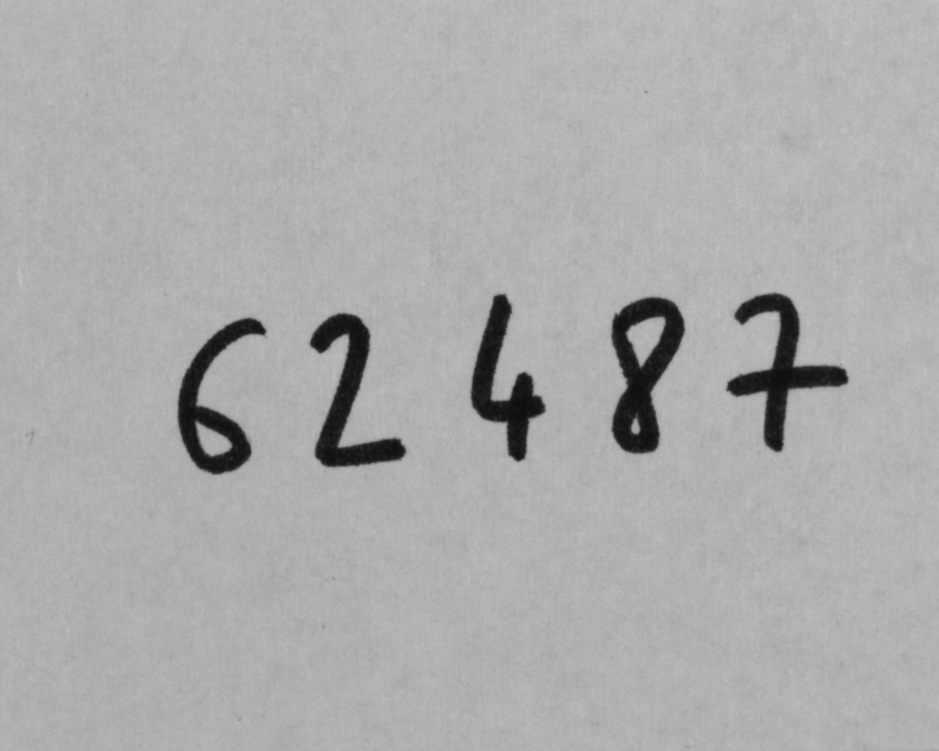
#> input picture code0.tif, 939 x 751 px, shrunk from 1280 x 1024 before the run; its folder holds 6 pictures in this run
$ python project.py
#> lines starting #> are read from the running program, lines starting #| are printed output that depends on the picture; after the words box and inside, x2 and y2 are one past the last pixel; in counts of white or black regions, pixels touching at a corner belong together
from PIL import Image, ImageOps  # Importing necessary libraries for image processing
import numpy as np  # Importing numpy for numerical operations
import matplotlib.pyplot as plt  # Importing matplotlib for plotting histograms
from scipy.ndimage import label, find_objects  # Importing functions for labeling and finding objects in the image
from scipy.ndimage import generate_binary_structure  # Importing function to generate a binary structure
import pandas as pd
from scipy.ndimage import center_of_mass
from sklearn.model_selection import train_test_split
from sklearn.neighbors import KNeighborsClassifier
from sklearn.metrics import accuracy_score
from sklearn.preprocessing import StandardScaler
from cv2 import dilate


def show_image(image):
    """
    Displays a given image using matplotlib.

    Parameters:
    - image: numpy array or PIL image to be displayed.
    """
    plt.imshow(image, cmap='gray')  # Display the image in grayscale
    plt.axis('off')  # Hide the axis
    plt.show()  # Show the plot

def compute_histograms(image, NIV):
    """
    Computes the histogram and cumulative histogram of a grayscale image.

    Parameters:
    - image: 2D numpy array representing a grayscale image.
    - NIV: Number of intensity values (usually 255 for 8-bit images).

    Returns:
    - histogram: Array containing the frequency of each intensity value.
    - cumulative_histogram: Array containing the cumulative frequency of intensity values.
    """
    if len(image.shape) != 2:  # Check if the image is grayscale
        raise ValueError("The image must be in grayscale")

    histogram = np.zeros(NIV, dtype=int)  # Initialize histogram with zeros
    for pixel_value in image.flatten():  # Iterate over each pixel value in the image
        histogram[pixel_value] += 1  # Increment the corresponding histogram bin

    cumulative_histogram = [0] * len(histogram)  # Initialize cumulative histogram
    cumulative_sum = 0  # Initialize cumulative sum
    for i in range(len(histogram)):  # Compute the cumulative histogram
        cumulative_sum += histogram[i]
        cumulative_histogram[i] = cumulative_sum

    return histogram, cumulative_histogram  # Return the histogram and cumulative histogram

def visualize_histograms(image, image_path, NIV):
    """
    Visualizes the histogram and cumulative histogram of a given grayscale image.

    Parameters:
    - image: PIL image to be analyzed.
    - image_path: Path or identifier for the image (used in plot titles).
    - NIV: Number of intensity values (usually 255 for 8-bit images).
    """
    image_array = np.array(image)  # Convert the image to a numpy array

    histogram, cumulative_histogram = compute_histograms(image_array, NIV)  # Compute the histograms

    plt.figure(figsize=(12, 5))  # Create a figure with a specific size

    plt.subplot(1, 2, 1)  # Create a subplot for the histogram
    plt.bar(range(NIV), histogram)  # Plot the histogram
    plt.xlabel('Gray level')  # Set x-axis label
    plt.ylabel('Frequency')  # Set y-axis label
    plt.title(f'Histogram for {image_path}')  # Set the title

    plt.subplot(1, 2, 2)  # Create a subplot for the cumulative histogram
    plt.bar(range(NIV), cumulative_histogram, color='r')  # Plot the cumulative histogram
    plt.xlabel('Gray level')  # Set x-axis label
    plt.ylabel('Cumulative frequency')  # Set y-axis label
    plt.title(f'Cumulative Histogram for {image_path}')  # Set the title

    plt.tight_layout()  # Adjust the layout
    plt.show()  # Show the plot

def combined_binary_np(image, threshold1=127, threshold2=200):
    """
    Generates a combined binary image based on two threshold values.

    Parameters:
    - image: PIL image to be binarized.
    - threshold1: First threshold value.
    - threshold2: Second threshold value.

    Returns:
    - combined_binary: Numpy array representing the combined binary image.
    """
    binary1 = image.point(lambda p: p > threshold1 and 255)  # Apply first threshold
    binary2 = image.point(lambda p: p > threshold2 and 255)  # Apply second threshold
    binary1_np = np.array(binary1)  # Convert the first binary image to numpy array
    binary2_np = np.array(binary2)  # Convert the second binary image to numpy array
    return np.logical_or(binary1_np, binary2_np)  # Combine the binary images using logical OR

def binarized(image, threshold1=127, threshold2=200):
    """
    Inverts a combined binary image to make it suitable for further processing.

    Parameters:
    - image: PIL image to be binarized.
    - threshold1: First threshold value.
    - threshold2: Second threshold value.

    Returns:
    - combined_binary: Inverted binary PIL image.
    """
    combined_binary_numpy = combined_binary_np(image, threshold1, threshold2) * 255  # Combine and scale the binary image
    combined_binary = Image.fromarray(combined_binary_numpy.astype(np.uint8))  # Convert the numpy array to PIL image
    return ImageOps.invert(combined_binary)  # Invert the binary image

def dilate_image(binary_image, kernel_size=(3, 3)):
    """
    Performs dilation on a binary image using a specified kernel size.

    Parameters:
    - binary_image: PIL.Image object
        The binary image to be dilated.
    - kernel_size: tuple of two ints, default (3, 3)
        The size of the kernel used for dilation.

    Returns:
    - dilated_image: PIL.Image object
        The dilated image.
    """
    # Convert the binary image from PIL format to a numpy array
    binary_image_np = np.array(binary_image)

    # Create a kernel (structuring element) for dilation
    kernel = np.ones(kernel_size, np.uint8)

    # Perform dilation on the numpy array image using the kernel
    # `iterations=1` indicates the dilation is applied once
    dilated_image_np = dilate(binary_image_np, kernel, iterations=1)

    # Convert the dilated numpy array back to a PIL image
    dilated_image = Image.fromarray(dilated_image_np)

    # Return the dilated PIL image
    return dilated_image

def isolate_digits(binary_image, save_path="digit_"):
    """
    Isolates individual digits from a binary image and saves them as separate images.

    Parameters:
    - binary_image: Binary PIL image containing digits.
    - save_path: Path prefix for saving isolated digit images.

    Returns:
    - isolated_digits: List of isolated digit images as PIL images.
    """
    binary_array = np.array(binary_image) // 255  # Convert the binary image to numpy array and scale to 0-1
    structure = generate_binary_structure(2, 1)  # Generate binary structure for labeling
    labeled_array, num_features = label(binary_array, structure=structure)  # Label connected components
    objects_slices = find_objects(labeled_array)  # Find the objects (digits)
    objects_slices = sorted(objects_slices, key=lambda x: x[1].start)  # Sort objects by their position
    isolated_digits = []  # Initialize list to store isolated digits
    for i, obj_slice in enumerate(objects_slices):  # Iterate over each object
        if obj_slice:
            isolated_digit = binary_array[obj_slice]  # Extract the isolated digit
            isolated_digit_image = Image.fromarray((isolated_digit * 255).astype(np.uint8))  # Convert to PIL image
            isolated_digit_image.save(f'{save_path}{i}.png')  # Save the isolated digit
            isolated_digits.append(isolated_digit_image)  # Append to the list
    return isolated_digits  # Return the list of isolated digits

def dilate(image_np, direction):
    """
    Performs dilation on an image in a specified direction.

    Parameters:
    - image_np: Numpy array representing the image to be dilated.
    - direction: Direction of dilation ('left', 'right', 'up', 'down').

    Returns:
    - dilated: Numpy array representing the dilated image.
    """
    height, width = image_np.shape  # Get the dimensions of the image
    dilated = np.zeros_like(image_np)  # Initialize an array for the dilated image

    if direction == 'left':  # Dilation to the left
        for x in range(height):
            for y in range(width):
                if image_np[x, y] == 255:
                    dilated[x, :y+1] = 255
    elif direction == 'right':  # Dilation to the right
        for x in range(height):
            for y in range(width-1, -1, -1):
                if image_np[x, y] == 255:
                    dilated[x, y:] = 255
    elif direction == 'up':  # Dilation upwards
        for y in range(width):
            for x in range(height):
                if image_np[x, y] == 255:
                    dilated[:x+1, y] = 255
    elif direction == 'down':  # Dilation downwards
        for y in range(width):
            for x in range(height-1, -1, -1):
                if image_np[x, y] == 255:
                    dilated[x:, y] = 255

    return dilated  # Return the dilated image

def find_cavities(image_np):
    """
    Identifies cavities in an image by performing dilations in all four directions.

    Parameters:
    - image_np: Numpy array representing the image to be analyzed.

    Returns:
    - cavities: Dictionary of numpy arrays representing cavities in different directions.
    """
    dilate_left = dilate(image_np, 'left')  # Dilate the image to the left
    dilate_right = dilate(image_np, 'right')  # Dilate the image to the right
    dilate_up = dilate(image_np, 'up')  # Dilate the image upwards
    dilate_down = dilate(image_np, 'down')  # Dilate the image downwards

    cavity_east = dilate_right & dilate_up & dilate_down & ~dilate_left  # Find cavities in the east
    cavity_west = dilate_left & dilate_up & dilate_down & ~dilate_right  # Find cavities in the west
    cavity_north = dilate_up & dilate_left & dilate_right & ~dilate_down  # Find cavities in the north
    cavity_south = dilate_down & dilate_left & dilate_right & ~dilate_up  # Find cavities in the south
    cavity_center = dilate_left & dilate_right & dilate_up & dilate_down  # Find cavities in the center

    cavities = {  # Create a dictionary of cavities
        'east': cavity_east & ~image_np,
        'west': cavity_west & ~image_np,
        'north': cavity_north & ~image_np,
        'south': cavity_south & ~image_np,
        'center': cavity_center & ~image_np
    }

    return cavities  # Return the dictionary of cavities

def save_cavities(cavities, i):
    """
    Saves the identified cavities as images and displays them.

    Parameters:
    - cavities: Dictionary of numpy arrays representing cavities in different directions.
    - i: Index of the digit (used for naming the saved images).
    """
    for direction, cavity in cavities.items():  # Iterate over each cavity direction
        cavity_image = Image.fromarray((cavity > 0).astype(np.uint8) * 255)  # Convert to PIL image
        cavity_image.save(f"cavityImages/cavity_digit_{i+1}_{direction}.png")  # Save the cavity image
        # print(f"Cavité du chiffre {i+1} - {direction}")  # Print the cavity information
        # show_image(cavity_image)  # Display the cavity image

def extract_cavity_features(cavities):
    """
    Extracts features from cavity images for KNN classification.

    Parameters:
    - cavities: Dictionary of numpy arrays representing cavities in different directions.

    Returns:
    - features: Dictionary containing extracted features.
    """
    features = {}
    for direction, cavity in cavities.items():
        cavity_pixels = np.sum(cavity)  # Number of pixels in the cavity
        if cavity_pixels > 0:
            centroid = center_of_mass(cavity)  # Position of the centroid
        else:
            centroid = (0, 0)
        features[f'{direction}_pixels'] = cavity_pixels
        features[f'{direction}_centroid_x'] = centroid[0]
        features[f'{direction}_centroid_y'] = centroid[1]
    return features

def create_features_dataframe(isolated_digits, train_labels):
    """
    Creates a DataFrame of features extracted from isolated digit images.

    Parameters:
    - isolated_digits: List of isolated digit images as PIL images.

    Returns:
    - df: DataFrame containing features for each digit.
    """
    data = []
    for digit_index, digit_image in enumerate(isolated_digits):
        img = np.array(digit_image)
        cavities = find_cavities(img)
        features = extract_cavity_features(cavities)
        features['label'] = train_labels[digit_index]
        data.append(features)

    df = pd.DataFrame(data)

    return df

def train_knn_classifier(df):
    X = df.drop(columns=['label'])
    y = df['label']

    # Standardize the features
    scaler = StandardScaler()
    X_scaled = scaler.fit_transform(X)

    X_train, X_test, y_train, y_test = train_test_split(X_scaled, y, test_size=0.2, random_state=42)
    knn = KNeighborsClassifier(n_neighbors=3)
    knn.fit(X_train, y_train)
    y_pred = knn.predict(X_test)
    accuracy = accuracy_score(y_test, y_pred)
    print(f'KNN Classifier Accuracy: {accuracy * 100:.2f}%')
    return knn, scaler

def predict_digit(knn, scaler,image_path, train_labels):

    image = Image.open(image_path).convert('L')
    binary_image = binarized(image)
    isolated_digits = isolate_digits(binary_image,'predict_digit_')
    df = create_features_dataframe(isolated_digits, train_labels)
    X = df.drop(columns=['label'])

    # Standardize the features
    X_scaled = scaler.transform(X)

    predictions = knn.predict(X_scaled)
    print(f'Predicted digits: {predictions}')
    return predictions

if __name__ == "__main__":

    NIV = 255  # Number of intensity values for an 8-bit image
    image = Image.open("code0.tif").convert('L')  # Open and convert the image to grayscale
    image.show()  # Display the original image
    visualize_histograms(image, "code0.tif", NIV)  # Visualize the histograms
#> the loop in compute_histograms, `for pixel_value in image.flatten():` made 705189 passes
#> pixel_value on passes 1 to 3: 177, 181, 182
#> after the loop in compute_histograms, `for pixel_value in image.flatten():`: histogram = 255 values, max 72705 at index 178, min 0 at index 0, mean 2765.4
#> in compute_histograms, `cumulative_histogram = [0] * len(histogram)`: cumulative_histogram = 255 values from 0 to 0
#> the loop in compute_histograms, `for i in range(len(histogram)):` made 255 passes
#> cumulative_sum on passes 1 to 3: 0, 0, 0
#> after the loop in compute_histograms, `for i in range(len(histogram)):`: cumulative_histogram = 255 values from 0 to 705189; cumulative_sum = 705189
#> in visualize_histograms, `histogram, cumulative_histogram = compute_histograms(image_array, NIV)`: cumulative_histogram = 255 values from 0 to 705189

    binary_image = binarized(image)  # Binarize the image
#> in combined_binary_np, `binary1 = image.point(lambda p: p > threshold1 and 255)`:
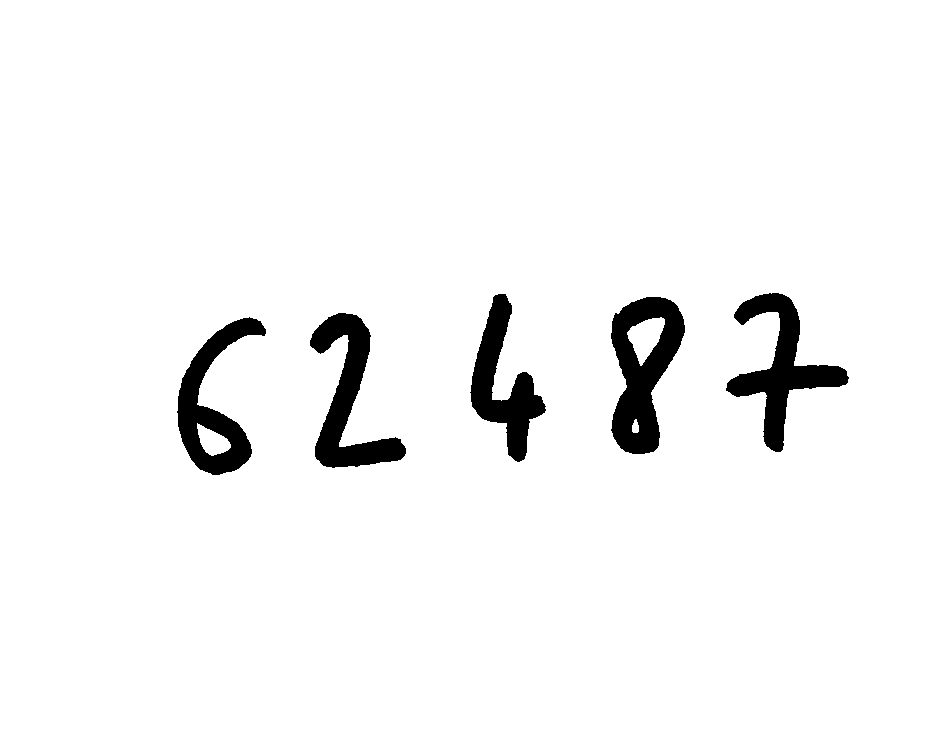
#> binary1: PIL image 939x751 L; 96% white; 5 black regions, box (x1, y1, x2, y2) and area: (611, 297, 685, 454) 6485, (726, 293, 849, 452) 5986, (310, 313, 406, 468) 5627, (177, 317, 266, 475) 5256, (470, 294, 546, 462) 4988
#> in combined_binary_np, `binary2 = image.point(lambda p: p > threshold2 and 255)`: binary2: PIL image 939x751 L; every value is 0
    binary_image.save(f'project_binarized_image.png')
    isolated_digits = isolate_digits(binary_image)  # Isolate the digits
#> in isolate_digits, `labeled_array, num_features = label(binary_array, structure=structure)`:
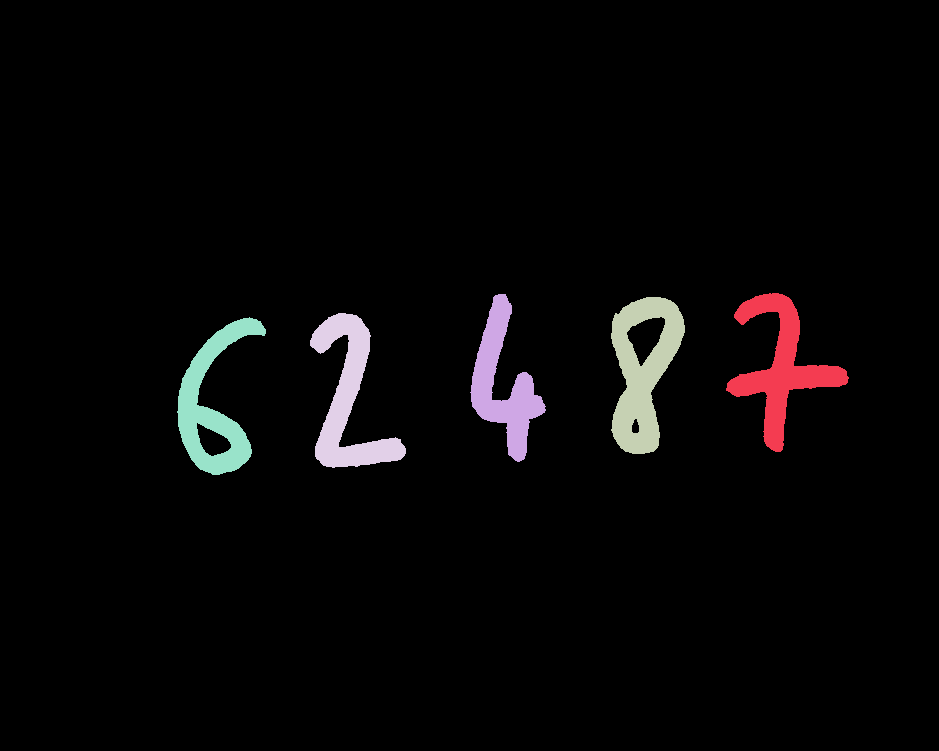
#> labeled_array: shape (751, 939) int32; 6 distinct labels, from 0 to 5; one colour per label, 0 black
#> in isolate_digits, `labeled_array, num_features = label(binary_array, structure=structure)`: num_features = 5
#> in isolate_digits, `objects_slices = find_objects(labeled_array)`: objects_slices = 5 items
#> the loop in isolate_digits, `for i, obj_slice in enumerate(objects_slices):` made 5 passes
#> after the loop in isolate_digits, `for i, obj_slice in enumerate(objects_slices):`:
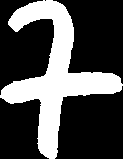
#> isolated_digit_image: PIL image 123x159 L; 30.6% white; 1 white region, box (x1, y1, x2, y2) and area: (0, 0, 123, 159) 5986
#> isolated_digits = 5 items

    for digit_index, digit_image in enumerate(isolated_digits):  # Process each isolated digit
        img = np.array(digit_image)  # Convert the digit image to numpy array
        cavities = find_cavities(img)  # Find the cavities
        save_cavities(cavities, digit_index)  # Save and display the cavities
#> this loop made 5 passes

    labels =  [6, 2, 4, 8, 7]

    df = create_features_dataframe(isolated_digits, labels)
#> the loop in create_features_dataframe, `for digit_index, digit_image in enumerate(isolated_digits):` made 5 passes
#> in create_features_dataframe, `df = pd.DataFrame(data)`: df = table of 5 rows and 16 columns
#> df = table of 5 rows and 16 columns
    df = pd.concat([df] * 50, ignore_index=True)
#> df = table of 250 rows and 16 columns

    print(df)
#> (printed output is left out)

    knn, scaler = train_knn_classifier(df)

    # Prediction example using a new image (provide path to the new image)
    prediction_image_path = "new_code_image.png"  # Replace with actual image path for prediction
    predictions = predict_digit(knn, scaler, prediction_image_path, labels)
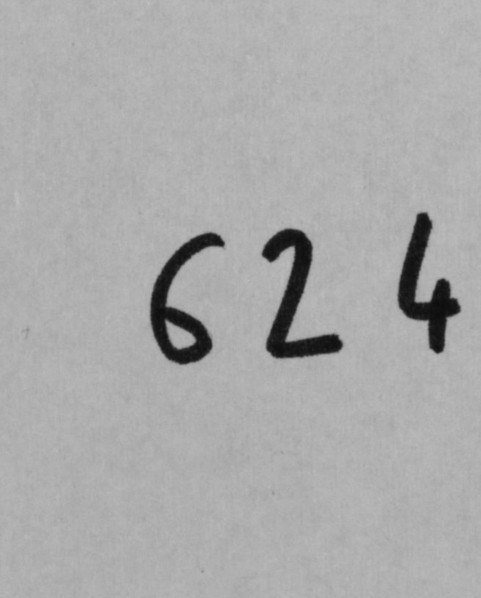
#> input picture new_code_image.png, 481 x 598 px, shrunk from 655 x 815 before the run
#> in combined_binary_np (call 2), `binary1 = image.point(lambda p: p > threshold1 and 255)`: binary1: PIL image 481x598 L; 96% white; 3 black regions, box (x1, y1, x2, y2) and area: (262, 228, 343, 359) 4031, (150, 232, 225, 365) 3776, (397, 212, 461, 354) 3575
#> in combined_binary_np (call 2), `binary2 = image.point(lambda p: p > threshold2 and 255)`: binary2: PIL image 481x598 L; every value is 0
#> call 2 of isolate_digits, with save_path = 'predict_digit_'
#> in isolate_digits (call 2), `labeled_array, num_features = label(binary_array, structure=structure)`:
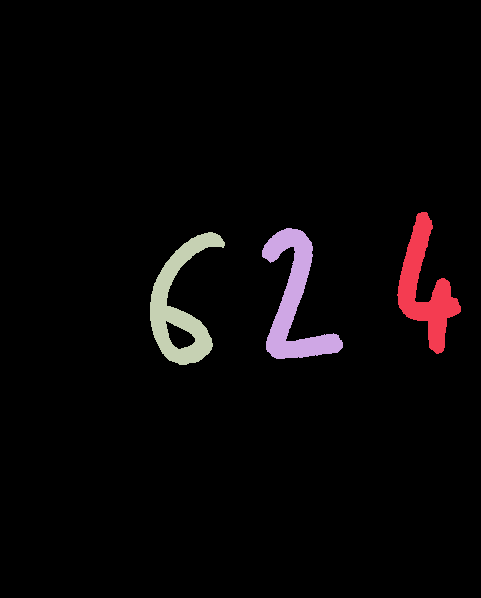
#> labeled_array: shape (598, 481) int32; 4 distinct labels, from 0 to 3; one colour per label, 0 black
#> in isolate_digits (call 2), `labeled_array, num_features = label(binary_array, structure=structure)`: num_features = 3
#> in isolate_digits (call 2), `objects_slices = find_objects(labeled_array)`: objects_slices = 3 items
#> the loop in isolate_digits (call 2), `for i, obj_slice in enumerate(objects_slices):` made 3 passes
#> after the loop in isolate_digits (call 2), `for i, obj_slice in enumerate(objects_slices):`:
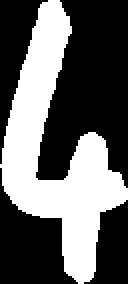
#> isolated_digit_image: PIL image 64x142 L (shown 2 times larger); 39.3% white; 1 white region, box (x1, y1, x2, y2) and area: (0, 0, 64, 142) 3575
#> the loop in create_features_dataframe (call 2), `for digit_index, digit_image in enumerate(isolated_digits):` made 3 passes
#> pass 1, in find_cavities (call 11), `dilate_down = dilate(image_np, 'down')`:
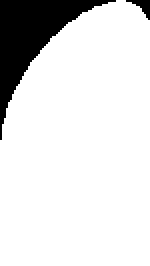
#> dilate_down: shape (133, 75) (shown 2 times larger); 87.2% white; 2 black regions, box (x1, y1, x2, y2) and area: (0, 0, 58, 70) 1227, (63, 0, 75, 10) 49
#> in predict_digit, `df = create_features_dataframe(isolated_digits, train_labels)`: df = table of 3 rows and 16 columns
#> in predict_digit, `X = df.drop(columns=['label'])`: X = table of 3 rows and 15 columns
#> in predict_digit, `predictions = knn.predict(X_scaled)`: predictions = [6, 2, 4]
#| Predicted digits: [6 2 4]
#> predictions = [6, 2, 4]
